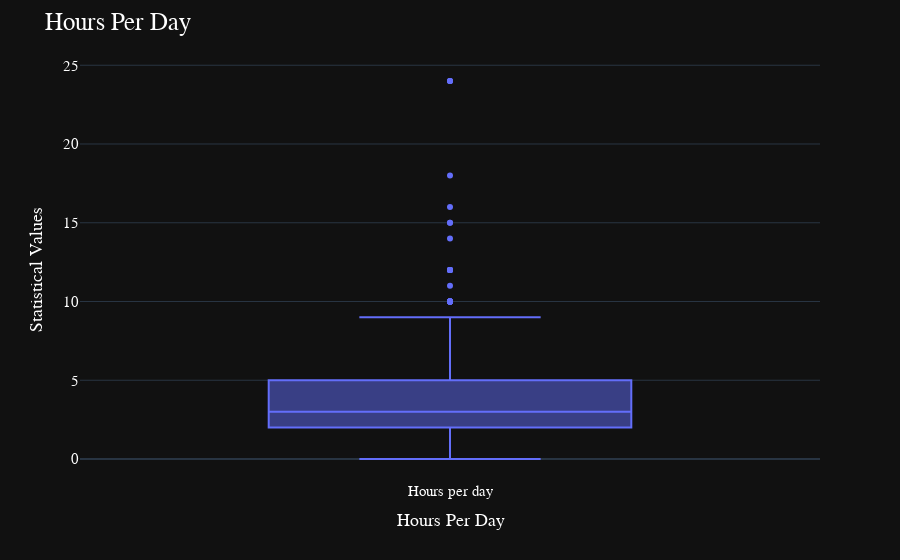

Write notebook code for a chart like this one.
### Code cell
fig = px.box(data['Hours per day'])
fig.update_layout(template = 'plotly_dark', title = dict(text = 'Hours Per Day', font=dict(size=25)),
                xaxis_title = 'Hours Per Day', yaxis_title = 'Statistical Values', 
                font=dict(
                family="Courier New, monospace",
                size=15,
                color="White"
    ))
fig.show()

### Figure 1 — Plotly figure (JSON) as saved in the notebook; plotly's stock layout.template omitted (floating-point values rounded to 4 significant figures; data arrays with more than 128 entries replaced by an {"elided": "..."} marker saying what was removed)
{"data": [{"alignmentgroup": "True", "hovertemplate": "variable=%{x}<br>value=%{y}<extra></extra>", "legendgroup": "", "marker": {"color": "#636efa"}, "name": "", "notched": false, "offsetgroup": "", "orientation": "v", "showlegend": false, "type": "box", "x": {"elided": "616 str values"}, "x0": " ", "xaxis": "x", "y": {"elided": "616 float values"}, "y0": " ", "yaxis": "y"}], "layout": {"boxmode": "group", "font": {"color": "White", "family": "Courier New, monospace", "size": 15}, "legend": {"tracegroupgap": 0}, "margin": {"t": 60}, "title": {"font": {"size": 25}, "text": "Hours Per Day"}, "xaxis": {"anchor": "y", "domain": [0, 1], "title": {"text": "Hours Per Day"}}, "yaxis": {"anchor": "x", "domain": [0, 1], "title": {"text": "Statistical Values"}}}}
